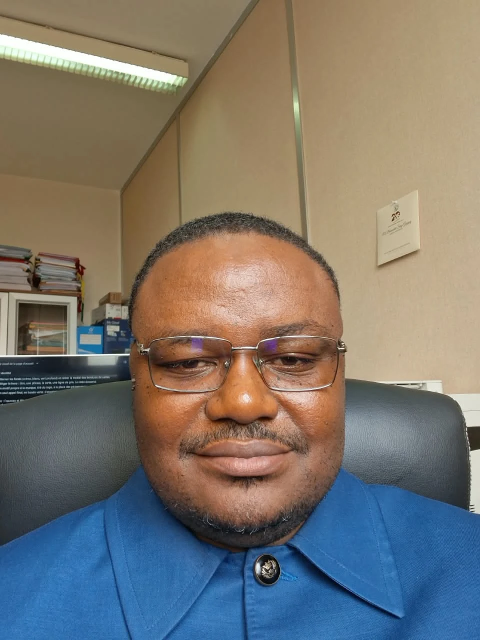
#> input picture audit-edukora/maquette-accueil/photos/image-1795417129332.webp, 960 x 1280 px (shown at 1/2 size)
$ python portrait.py image-1795417129332.webp image-1795417170069.webp
#> lines starting #> are read from the running program, lines starting #| are printed output that depends on the picture
"""Portrait du fondateur pour l'accueil : recadrage 4:5, arrière-plan adouci, lumière légèrement relevée.

Rien n'est changé au visage : ni peau lissée, ni traits retouchés. Le sujet reste net, seul le décor du bureau
(écran, dossiers, affiche) est flouté et un peu éclairci pour ne plus se lire.
"""
import sys

from PIL import Image, ImageDraw, ImageEnhance, ImageFilter

source, sortie = sys.argv[1], sys.argv[2]
image = Image.open(source).convert("RGB")
#> image is the input picture: PIL image 960x1280 RGB; mean R, G, B 123.2, 118.1, 110.6

# Masque du sujet, en coordonnées de la photo d'origine (960 x 1280) : la tête, puis les épaules.
masque = Image.new("L", image.size, 0)
#> masque: PIL image 960x1280 L; every value is 0
dessin = ImageDraw.Draw(masque)
dessin.ellipse((480 - 236, 742 - 338, 480 + 236, 742 + 338), fill=255)
dessin.polygon(
    [(0, 1088), (120, 1030), (215, 982), (300, 925), (680, 925), (770, 972), (860, 1000), (960, 1028), (960, 1280), (0, 1280)],
    fill=255,
)
masque = masque.filter(ImageFilter.GaussianBlur(14))
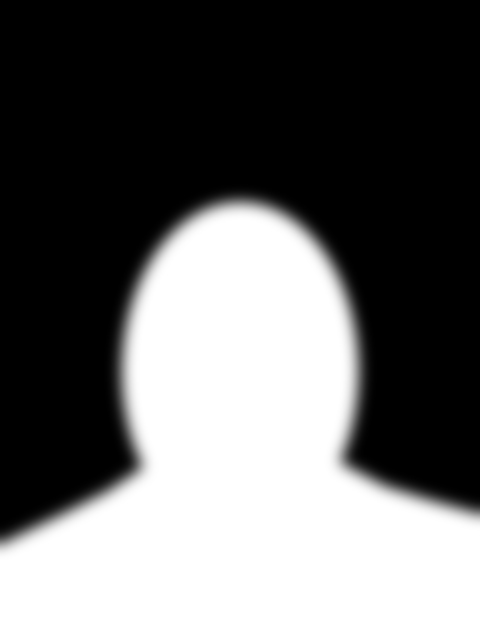
#> masque: PIL image 960x1280 L (shown at 1/2 size); min 0, max 255, mean 104.9

fond = image.filter(ImageFilter.GaussianBlur(11))
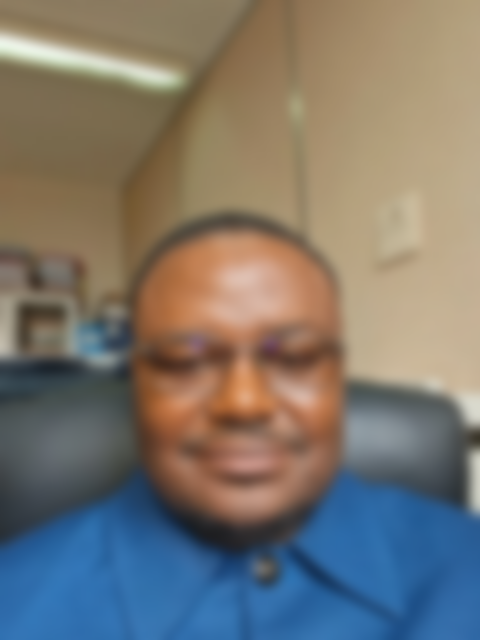
#> fond: PIL image 960x1280 RGB (shown at 1/2 size); mean R, G, B 123.1, 118.1, 110.6
fond = ImageEnhance.Color(fond).enhance(0.8)
fond = ImageEnhance.Brightness(fond).enhance(1.06)
portrait = Image.composite(image, fond, masque)
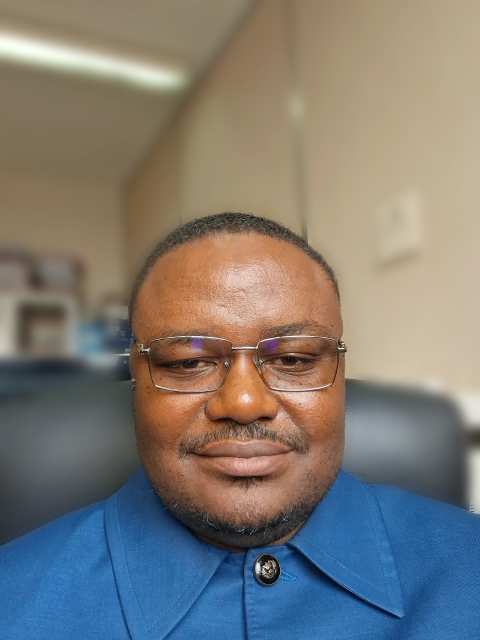
#> portrait: PIL image 960x1280 RGB (shown at 1/2 size); mean R, G, B 126.1, 122.2, 116.8

# Cadre 4:5 : de l air au-dessus de la tête, les épaules et le col de chemise en bas.
portrait = portrait.crop((60, 230, 900, 1280))
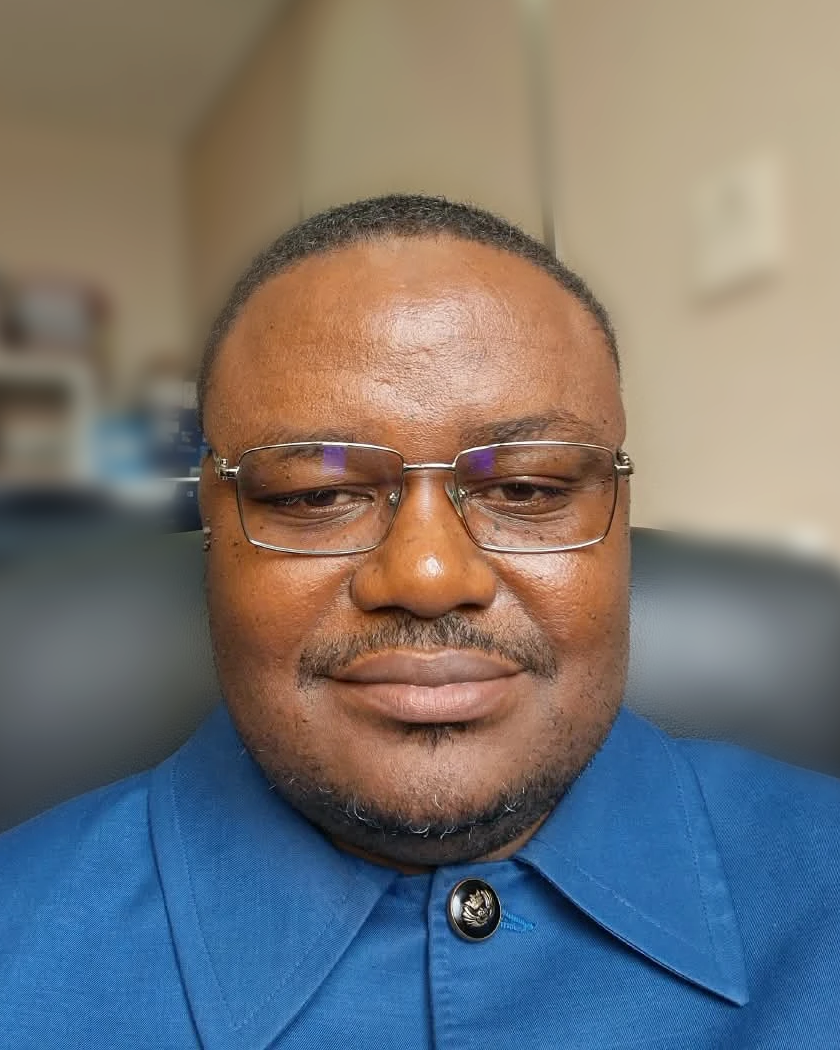
#> portrait: PIL image 840x1050 RGB; mean R, G, B 119.3, 116.7, 115.4

portrait = ImageEnhance.Brightness(portrait).enhance(1.07)
portrait = ImageEnhance.Contrast(portrait).enhance(1.04)
portrait = ImageEnhance.Color(portrait).enhance(1.03)
portrait = portrait.resize((480, 600), Image.LANCZOS)
#> portrait: PIL image 480x600 RGB
portrait = portrait.filter(ImageFilter.UnsharpMask(radius=1.2, percent=60, threshold=3))
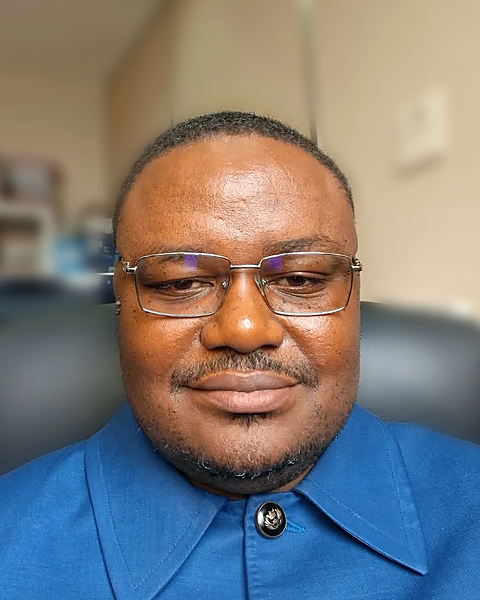
#> portrait: PIL image 480x600 RGB; mean R, G, B 126.3, 123.2, 121.9
portrait.save(sortie, "WEBP", quality=84, method=6)
print(portrait.size)
#| (480, 600)
